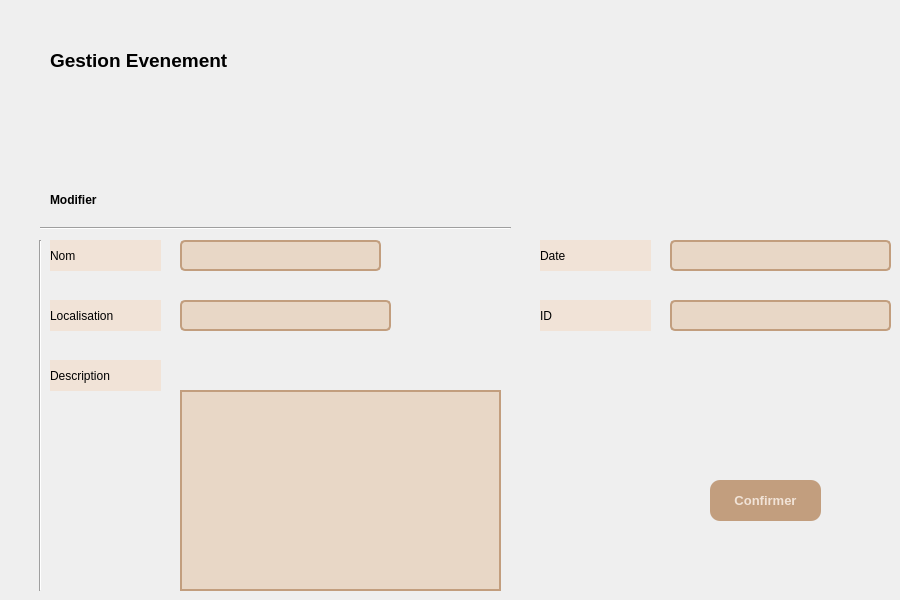
      <widget class="QWidget" name="page_2">
       <widget class="QPushButton" name="pbconfirm_5">
        <property name="geometry">
         <rect>
          <x>710</x>
          <y>480</y>
          <width>111</width>
          <height>41</height>
         </rect>
        </property>
        <property name="font">
         <font>
          <pointsize>10</pointsize>
          <weight>75</weight>
          <bold>true</bold>
         </font>
        </property>
        <property name="styleSheet">
         <string notr="true">QPushButton
{
border-radius:10px;
background-color:#C29E7E;
color:#F1E3D7;
}
QPushButton:pressed{
padding-left:5px;
padding-top:5px;
background-color: #C29E7E;


}</string>
        </property>
        <property name="text">
         <string>Confirmer</string>
        </property>
       </widget>
       <widget class="QLineEdit" name="lename_3">
        <property name="geometry">
         <rect>
          <x>180</x>
          <y>240</y>
          <width>201</width>
          <height>31</height>
         </rect>
        </property>
        <property name="whatsThis">
         <string>&lt;html&gt;&lt;head/&gt;&lt;body&gt;&lt;p&gt;&lt;br/&gt;&lt;/p&gt;&lt;/body&gt;&lt;/html&gt;</string>
        </property>
        <property name="styleSheet">
         <string notr="true">QLineEdit {
    border: 2px solid #C29E7E;
    border-radius: 5px;
    padding: 6px 12px;
    background-color: #E8D7C6;
}

QLineEdit:focus {
    border-color: #A48569;
}
</string>
        </property>
       </widget>
       <widget class="QLineEdit" name="lelocation_3">
        <property name="geometry">
         <rect>
          <x>180</x>
          <y>300</y>
          <width>211</width>
          <height>31</height>
         </rect>
        </property>
        <property name="styleSheet">
         <string notr="true">QLineEdit {
    border: 2px solid #C29E7E;
    border-radius: 5px;
    padding: 6px 12px;
    background-color: #E8D7C6;
}

QLineEdit:focus {
    border-color: #A48569;
}
</string>
        </property>
       </widget>
       <widget class="QTextEdit" name="ledesc_3">
        <property name="geometry">
         <rect>
          <x>180</x>
          <y>390</y>
          <width>321</width>
          <height>201</height>
         </rect>
        </property>
        <property name="styleSheet">
         <string notr="true">QTextEdit {
    border: 2px solid #C29E7E;
    padding: 6px 12px;
    background-color: #E8D7C6;
}

QTextEdit:focus {
    border-color: #A48569;
}

</string>
        </property>
       </widget>
       <widget class="QLineEdit" name="ledate_3">
        <property name="geometry">
         <rect>
          <x>670</x>
          <y>240</y>
          <width>221</width>
          <height>31</height>
         </rect>
        </property>
        <property name="styleSheet">
         <string notr="true">QLineEdit {
    border: 2px solid #C29E7E;
    border-radius: 5px;
    padding: 6px 12px;
    background-color: #E8D7C6;
}

QLineEdit:focus {
    border-color: #A48569;
}
</string>
        </property>
       </widget>
       <widget class="QLineEdit" name="leid">
        <property name="geometry">
         <rect>
          <x>670</x>
          <y>300</y>
          <width>221</width>
          <height>31</height>
         </rect>
        </property>
        <property name="styleSheet">
         <string notr="true">QLineEdit {
    border: 2px solid #C29E7E;
    border-radius: 5px;
    padding: 6px 12px;
    background-color: #E8D7C6;
}

QLineEdit:focus {
    border-color: #A48569;
}
</string>
        </property>
       </widget>
       <widget class="QLabel" name="label_nom_10">
        <property name="geometry">
         <rect>
          <x>50</x>
          <y>240</y>
          <width>111</width>
          <height>31</height>
         </rect>
        </property>
        <property name="styleSheet">
         <string notr="true">background-color: rgb(241, 227, 215);</string>
        </property>
        <property name="text">
         <string>Nom</string>
        </property>
       </widget>
       <widget class="Line" name="line_13">
        <property name="geometry">
         <rect>
          <x>40</x>
          <y>220</y>
          <width>471</width>
          <height>16</height>
         </rect>
        </property>
        <property name="orientation">
         <enum>Qt::Horizontal</enum>
        </property>
       </widget>
       <widget class="Line" name="line_14">
        <property name="geometry">
         <rect>
          <x>30</x>
          <y>240</y>
          <width>20</width>
          <height>351</height>
         </rect>
        </property>
        <property name="orientation">
         <enum>Qt::Vertical</enum>
        </property>
       </widget>
       <widget class="QLabel" name="label_nom_11">
        <property name="geometry">
         <rect>
          <x>50</x>
          <y>300</y>
          <width>111</width>
          <height>31</height>
         </rect>
        </property>
        <property name="styleSheet">
         <string notr="true">background-color: rgb(241, 227, 215);</string>
        </property>
        <property name="text">
         <string>Localisation</string>
        </property>
       </widget>
       <widget class="QLabel" name="label_nom_12">
        <property name="geometry">
         <rect>
          <x>50</x>
          <y>360</y>
          <width>111</width>
          <height>31</height>
         </rect>
        </property>
        <property name="styleSheet">
         <string notr="true">background-color: rgb(241, 227, 215);</string>
        </property>
        <property name="text">
         <string>Description</string>
        </property>
       </widget>
       <widget class="QLabel" name="label_nom_13">
        <property name="geometry">
         <rect>
          <x>540</x>
          <y>240</y>
          <width>111</width>
          <height>31</height>
         </rect>
        </property>
        <property name="styleSheet">
         <string notr="true">background-color: rgb(241, 227, 215);</string>
        </property>
        <property name="text">
         <string>Date</string>
        </property>
       </widget>
       <widget class="QLabel" name="label_id2">
        <property name="geometry">
         <rect>
          <x>540</x>
          <y>300</y>
          <width>111</width>
          <height>31</height>
         </rect>
        </property>
        <property name="styleSheet">
         <string notr="true">background-color: rgb(241, 227, 215);</string>
        </property>
        <property name="text">
         <string>ID</string>
        </property>
       </widget>
       <widget class="QLabel" name="label_gestionevent_2">
        <property name="geometry">
         <rect>
          <x>50</x>
          <y>40</y>
          <width>311</width>
          <height>41</height>
         </rect>
        </property>
        <property name="font">
         <font>
          <pointsize>14</pointsize>
          <weight>75</weight>
          <bold>true</bold>
         </font>
        </property>
        <property name="styleSheet">
         <string notr="true">#label_6 {
    font-size: 14pt;
    font-weight: bold;
    color: #ddc5b0;
}
</string>
        </property>
        <property name="text">
         <string>Gestion Evenement</string>
        </property>
       </widget>
       <widget class="QLabel" name="label_ajouter_5">
        <property name="geometry">
         <rect>
          <x>50</x>
          <y>190</y>
          <width>231</width>
          <height>21</height>
         </rect>
        </property>
        <property name="text">
         <string>&lt;html&gt;&lt;head/&gt;&lt;body&gt;&lt;p&gt;&lt;span style=&quot; font-weight:600; color:#000000;&quot;&gt;Modifier&lt;/span&gt;&lt;/p&gt;&lt;/body&gt;&lt;/html&gt;</string>
        </property>
       </widget>
      </widget>
